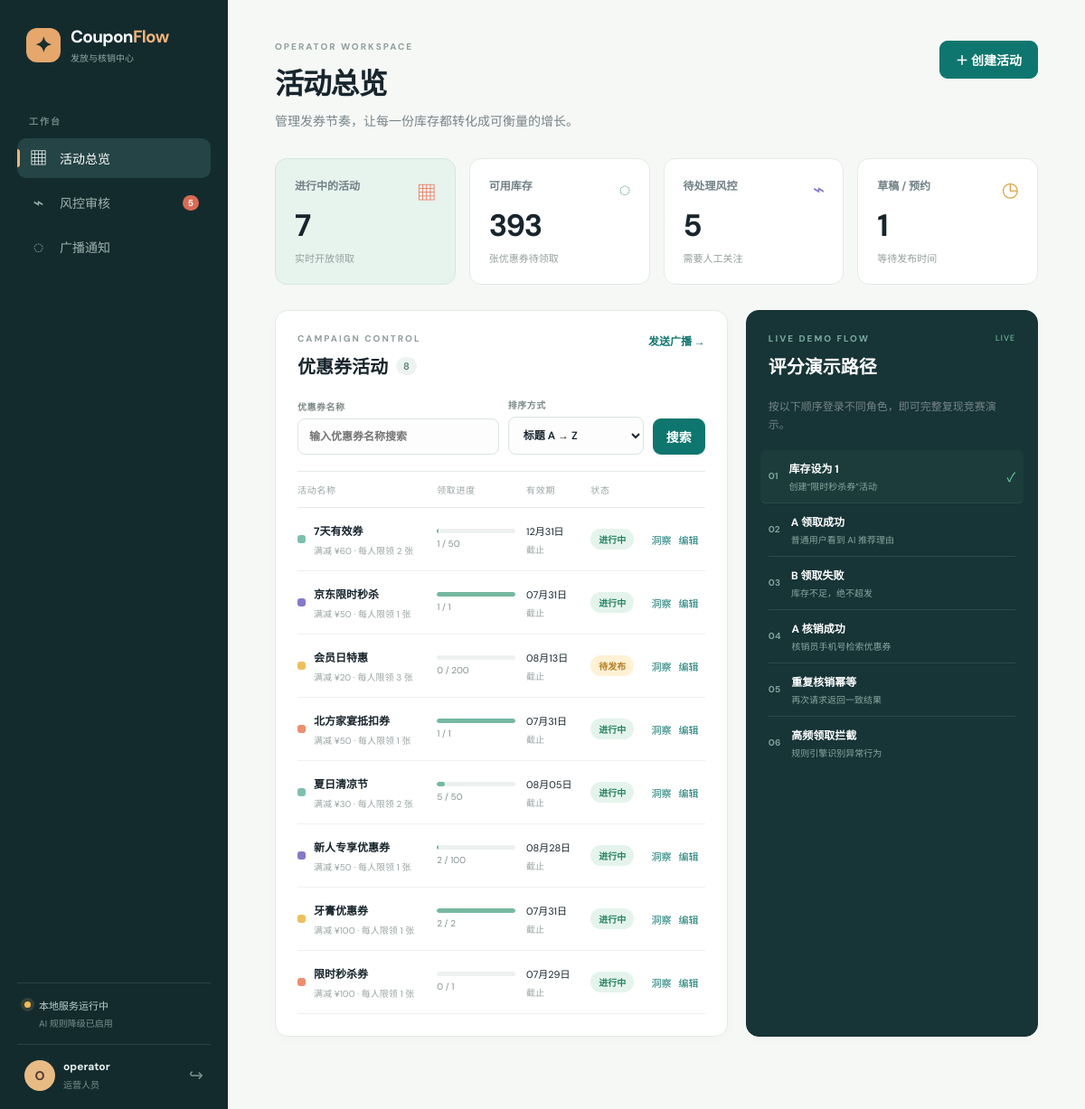
Before: /operator/dashboard (signed in) with the older database file.
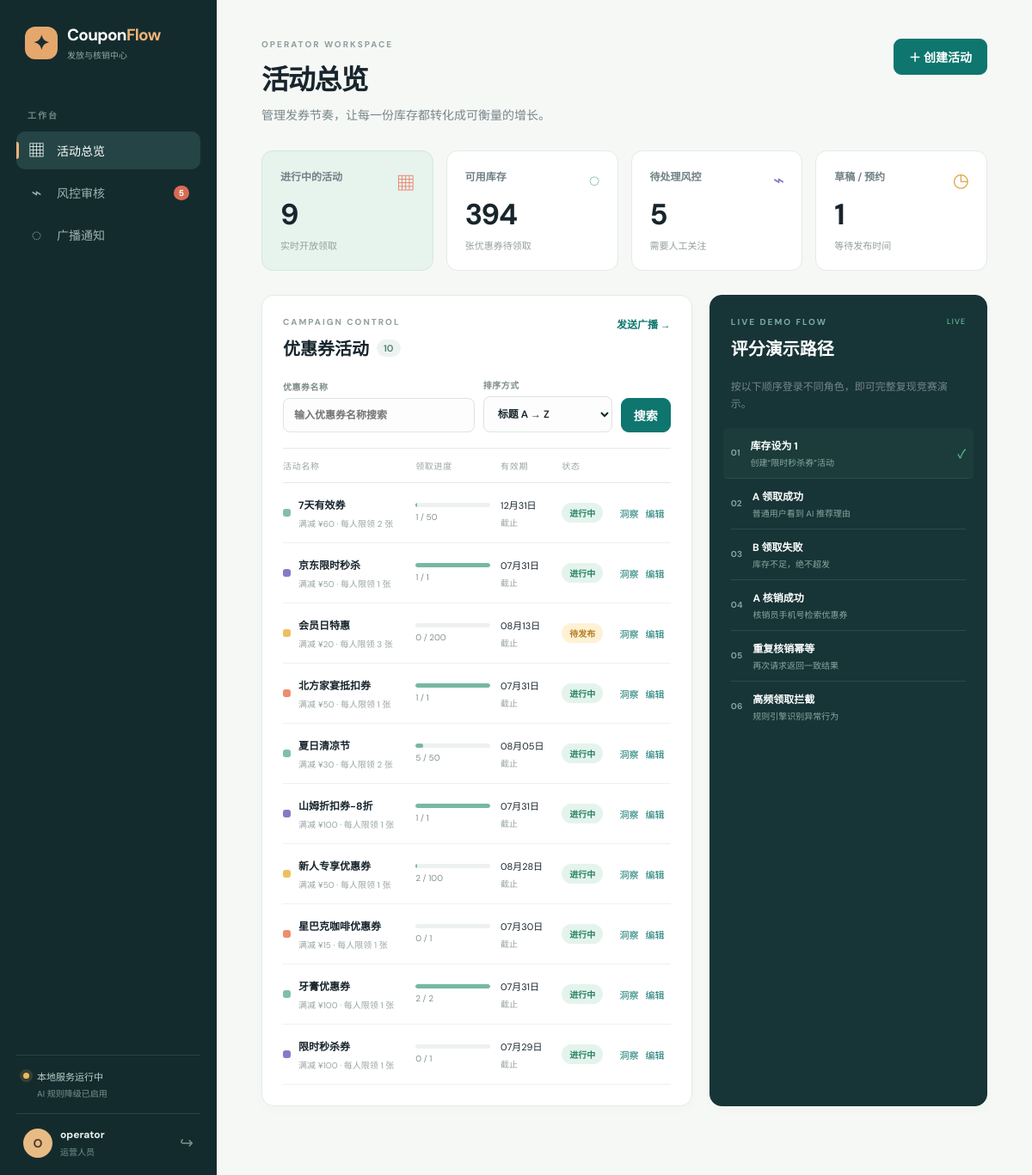
After: the same page with the newer database file.
### api/app/models/user.py (models this page shows, shortened)
class User(UserMixin, db.Model):
    __tablename__ = "users"
    id = db.Column(db.Integer, primary_key=True)
    username = db.Column(db.String(80), unique=True, nullable=False, index=True)
    password_hash = db.Column(db.String(256), nullable=False)
    role = db.Column(db.String(20), nullable=False, default="user")
    phone = db.Column(db.String(20), default="")
    age = db.Column(db.Integer, nullable=True)
    gender = db.Column(db.String(10), default="")
    hobbies = db.Column(db.String(200), default="")
    occupation = db.Column(db.String(100), default="")
    points = db.Column(db.Integer, default=0)
    last_login = db.Column(db.DateTime, default=datetime.now)
    created_at = db.Column(db.DateTime, default=datetime.now)
    coupons = db.relationship(
        "Coupon", backref="owner", lazy="dynamic", foreign_keys="Coupon.user_id"
    )
    campaign_reservations = db.relationship(
        "CampaignReservation",
        back_populates="user",
        lazy="dynamic",
        cascade="all, delete-orphan",
    )
    @property
    def password(self):
        raise AttributeError("password is not readable")

### api/app/models/campaign.py (models this page shows, shortened)
class Campaign(db.Model):
    __tablename__ = "campaigns"
    id = db.Column(db.Integer, primary_key=True)
    name = db.Column(db.String(200), nullable=False)
    amount = db.Column(db.Float, nullable=False, default=0.0)
    stock = db.Column(db.Integer, nullable=False, default=0)
    initial_stock = db.Column(db.Integer, nullable=False, default=0)
    start_date = db.Column(db.DateTime, nullable=False)
    end_date = db.Column(db.DateTime, nullable=False)
    per_user_limit = db.Column(db.Integer, nullable=False, default=1)
    description = db.Column(db.Text, default="")
    status = db.Column(db.String(20), nullable=False, default="draft")
    is_scheduled = db.Column(db.Boolean, default=False)
    scheduled_time = db.Column(db.DateTime, nullable=True)
    coupon_validity_days = db.Column(db.Integer, nullable=True)
    created_by = db.Column(db.Integer, db.ForeignKey("users.id"), nullable=False)
    created_at = db.Column(db.DateTime, default=datetime.now)
    creator = db.relationship("User", backref="campaigns_created", foreign_keys=[created_by])
    coupons = db.relationship("Coupon", backref="campaign", lazy="dynamic")
    reservations = db.relationship(
        "CampaignReservation",
        back_populates="campaign",
        lazy="dynamic",
        cascade="all, delete-orphan",
    )
    def release_time(self):
        if not self.is_scheduled:
            return None
        candidates = [
            value for value in (self.scheduled_time, self.start_date) if value is not None
        ]
        return max(candidates) if candidates else None
    def is_pending_release_at(self, now=None):
        now = now or datetime.now()
        release_time = self.release_time()
        return (
            self.status == "active"
            and self.is_scheduled
            and release_time is not None
            and now < release_time <= self.end_date
        )
    def display_status_at(self, now=None):
        return "draft" if self.is_pending_release_at(now) else self.status
    @property
    def claim_rate(self):
        if self.initial_stock == 0:
            return 0.0
        claimed = self.initial_stock - self.stock
        return round(claimed / self.initial_stock * 100, 1)

### api/app/routes/operator.py (the view)
@operator_bp.route("/dashboard")
def dashboard():
    now = datetime.now()
    search_query = request.args.get("q", "").strip()
    sort_order = request.args.get("sort", "title_asc")
    if sort_order not in {"title_asc", "title_desc"}:
        sort_order = "title_asc"
    all_campaigns = Campaign.query.all()
    campaign_query = Campaign.query
    if search_query:
        campaign_query = campaign_query.filter(
            Campaign.name.ilike(f"%{search_query}%")
        )
    title_order = (
        Campaign.name.desc() if sort_order == "title_desc" else Campaign.name.asc()
    )
    campaigns = campaign_query.order_by(title_order, Campaign.id.asc()).all()
    active_count = sum(
        1
        for campaign in all_campaigns
        if campaign.display_status_at(now) == "active"
    )
    draft_count = sum(
        1
        for campaign in all_campaigns
        if campaign.display_status_at(now) == "draft"
    )
    total_stock = sum(campaign.stock for campaign in all_campaigns)
    pending_risks = RiskLog.query.filter_by(decision="review").count()
    return render_template(
        "operator/dashboard.html",
        campaigns=campaigns,
        active_count=active_count,
        draft_count=draft_count,
        total_stock=total_stock,
        pending_risks=pending_risks,
        search_query=search_query,
        sort_order=sort_order,
        now=now,
    )

### ai/providers/bedrock.py (called while the page is built)
    @property
    def available(self) -> bool:
        if self.config.mock_mode:
            return False
        return bool(self.config.bearer_token or self._runtime_client is not None)

    @property
    def status(self) -> Mapping[str, Any]:
        if self.config.mock_mode:
            mode, label = "fallback", "规则引擎降级"
        elif self.config.bearer_token:
            mode, label = "bedrock_api", "Bedrock API"
        elif self._runtime_client is not None:
            mode, label = "bedrock_sdk", "Bedrock SDK"
        else:
            mode, label = "fallback", "规则引擎降级"
        return {
            "mode": mode,
            "label": label,
            "connected": self.available,
            "model": self.config.model_id,
            "region": self.config.region,
        }

### ai/service.py (called while the page is built)
    @property
    def status(self) -> dict[str, Any]:
        return dict(self.provider.status)

### api/app/__init__.py (called while the page is built)
@login_manager.user_loader
def load_user(user_id):
    from api.app.models import User
    return db.session.get(User, int(user_id))

### api/app/routes/operator.py (called while the page is built)
@operator_bp.before_request
@login_required
@operator_required
def before_request():
    pass

### api/app/services/ai_gateway.py (called while the page is built)
    @property
    def status(self):
        return self._service.status

### ui/templates/operator/dashboard.html (shortened to what this page needs)
{% extends 'base.html' %}{% block title %}活动总览 · CouponFlow{% endblock %}{% block content %}<header class="page-top"><div><p class="kicker">OPERATOR WORKSPACE</p><h1>活动总览</h1><p>管理发券节奏，让每一份库存都转化成可衡量的增长。</p></div><a class="button button-primary" href="{{ url_for('operator.create_campaign') }}">＋ 创建活动</a></header><section class="metric-grid"><article class="metric-card accent-card"><span class="metric-icon">▦</span><small>进行中的活动</small><strong>{{ active_count }}</strong><em>实时开放领取</em></article><article class="metric-card"><span class="metric-icon mint">◌</span><small>可用库存</small><strong>{{ total_stock }}</strong><em>张优惠券待领取</em></article><article class="metric-card"><span class="metric-icon purple">⌁</span><small>待处理风控</small><strong>{{ pending_risks }}</strong><em>{% if pending_risks %}需要人工关注{% else %}当前没有待审核项{% endif %}</em></article><article class="metric-card"><span class="metric-icon yellow">◷</span><small>草稿 / 预约</small><strong>{{ draft_count }}</strong><em>等待发布时间</em></article></section><section class="content-grid two-thirds"><div class="panel"><div class="panel-heading"><div><p class="kicker">CAMPAIGN CONTROL</p><h2>优惠券活动 <span class="count-chip">{{ campaigns|length }}</span></h2></div><a href="{{ url_for('operator.notifications') }}" class="text-link">发送广播 →</a></div><div class="campaign-table"><form class="campaign-toolbar" method="get" action="{{ url_for('operator.dashboard') }}"><label class="campaign-search"><span>优惠券名称</span><input type="search" name="q" value="{{ search_query }}" placeholder="输入优惠券名称搜索" autocomplete="off"></label><label class="campaign-sort"><span>排序方式</span><select name="sort"><option value="title_asc" {% if sort_order == 'title_asc' %}selected{% endif %}>标题 A → Z</option><option value="title_desc" {% if sort_order == 'title_desc' %}selected{% endif %}>标题 Z → A</option></select></label><button class="button button-primary" type="submit">搜索</button>{% if search_query %}<a class="button campaign-clear" href="{{ url_for('operator.dashboard', sort=sort_order) }}">清除</a>{% endif %}</form><div class="table-head"><span>活动名称</span><span>领取进度</span><span>有效期</span><span>状态</span></div>{% for c in campaigns %}<div class="table-row"><div class="campaign-name"><span class="campaign-dot dot-{{ loop.index % 4 }}"></span><span><strong>{{ c.name }}</strong><small>满减 ¥{{ '%.0f'|format(c.amount) }} · 每人限领 {{ c.per_user_limit }} 张</small></span></div><div class="progress-wrap"><div class="progress"><i style="width: {{ c.claim_rate }}%"></i></div><small>{{ c.initial_stock - c.stock }} / {{ c.initial_stock }}</small></div><div class="date-cell">{{ c.end_date.strftime('%m月%d日') }}<small>截止</small></div>{% set display_status = c.display_status_at(now) %}<div><span class="status status-{{ display_status }}">{{ {'active':'进行中','draft':'待发布','expired':'已结束','cancelled':'已取消'}[display_status] }}</span></div><div class="row-actions"><a href="{{ url_for('operator.campaign_insights', campaign_id=c.id) }}">洞察</a><a href="{{ url_for('operator.edit_campaign', campaign_id=c.id) }}">编辑</a></div></div>{% else %}{% if search_query %}<div class="empty-table">未找到名称包含“{{ search_query }}”的优惠券活动。<a class="text-link" href="{{ url_for('operator.dashboard', sort=sort_order) }}">清除搜索</a></div>{% else %}<div class="empty-table">还没有活动，创建你的第一个发券计划吧。</div>{% endif %}{% endfor %}</div></div><aside class="panel demo-panel"><div class="panel-heading"><div><p class="kicker">LIVE DEMO FLOW</p><h2>评分演示路径</h2></div><span class="live-dot">LIVE</span></div><p class="panel-desc">按以下顺序登录不同角色，即可完整复现竞赛演示。</p><ol class="demo-steps"><li class="done"><b>01</b><span><strong>库存设为 1</strong><small>创建“限时秒杀券”活动</small></span><i>✓</i></li><li><b>02</b><span><strong>A 领取成功</strong><small>普通用户看到 AI 推荐理由</small></span></li><li><b>03</b><span><strong>B 领取失败</strong><small>库存不足，绝不超发</small></span></li><li><b>04</b><span><strong>A 核销成功</strong><small>核销员手机号检索优惠券</small></span></li><li><b>05</b><span><strong>重复核销幂等</strong><small>再次请求返回一致结果</small></span></li><li><b>06</b><span><strong>高频领取拦截</strong><small>规则引擎识别异常行为</small></span></li></ol></aside></section>{% endblock %}

### ui/templates/base.html (shortened to what this page needs)
<!doctype html>
<html lang="zh-CN">
<head>
  <link rel="stylesheet" href="{{ url_for('static', filename='css/style.css') }}">
</head>
<body>
  <div class="app-shell">
    <aside class="sidebar">
      <a class="brand" href="{{ url_for('auth.index') }}">
        <span class="brand-mark">✦</span>
        <span><strong>Coupon<span>Flow</span></strong><small>发放与核销中心</small></span>
      </a>
      {% if current_user.is_authenticated %}
      <div class="side-label">工作台</div>
      <nav class="side-nav">
        {% if current_user.role == 'operator' %}
          <a href="{{ url_for('operator.dashboard') }}" class="{% if request.endpoint == 'operator.dashboard' %}active{% endif %}"><span>▦</span>活动总览</a>
          <a href="{{ url_for('operator.risk_logs') }}" class="{% if request.endpoint == 'operator.risk_logs' %}active{% endif %}"><span>⌁</span>风控审核{% if pending_risks is defined and pending_risks %}<b class="nav-badge">{{ pending_risks }}</b>{% endif %}</a>
          <a href="{{ url_for('operator.notifications') }}" class="{% if request.endpoint == 'operator.notifications' %}active{% endif %}"><span>◌</span>广播通知</a>
        {% elif current_user.role == 'verifier' %}
          <a href="{{ url_for('verifier.dashboard') }}" class="{% if request.endpoint == 'verifier.dashboard' %}active{% endif %}"><span>⌕</span>现场核销</a>
          <a href="{{ url_for('verifier.history') }}" class="{% if request.endpoint == 'verifier.history' %}active{% endif %}"><span>◷</span>核销记录</a>
        {% elif current_user.role == 'admin' %}
          <a href="{{ url_for('admin_bp.dashboard') }}" class="{% if request.endpoint == 'admin_bp.dashboard' %}active{% endif %}"><span>◈</span>数据驾驶舱</a>
        {% endif %}
      </nav>
      <div class="sidebar-bottom">
        <div class="local-status"><i class="status-dot {{ 'connected' if ai_status.connected else 'fallback' }}"></i><span>{% if ai_status.connected %}{{ ai_status.label }} 已连接<small>{{ ai_status.model }} · {{ ai_status.region }}</small>{% else %}本地服务运行中<small>AI 规则降级已启用</small>{% endif %}</span></div>
        <div class="profile-mini"><span class="avatar">{{ current_user.username[:1].upper() }}</span><span><strong>{{ current_user.username }}</strong><small>{{ {'operator':'运营人员','user':'普通用户','verifier':'核销人员','admin':'管理员'}[current_user.role] }}</small></span><a href="{{ url_for('auth.logout') }}" title="退出登录">↪</a></div>
      </div>
      {% endif %}
    </aside>
    <main class="main-content">
      {% block content %}{% endblock %}
    </main>
  </div>
</body>
</html>

Changed rows visible on the page:
added Campaign: name "山姆折扣券-8折", amount "100", per_user_limit "1", c.initial_stock-c.stock "1", initial_stock "1", end_date "07月31日", status "进行中"
added Campaign: name "星巴克咖啡优惠券", amount "15", per_user_limit "1", c.initial_stock-c.stock "0", initial_stock "1", end_date "07月30日", status "进行中"
Other visible differences:
{{ active_count }}: "7" → "9"
{{ total_stock }}: "393" → "394"
{{ campaigns|length }}: "8" → "10"
